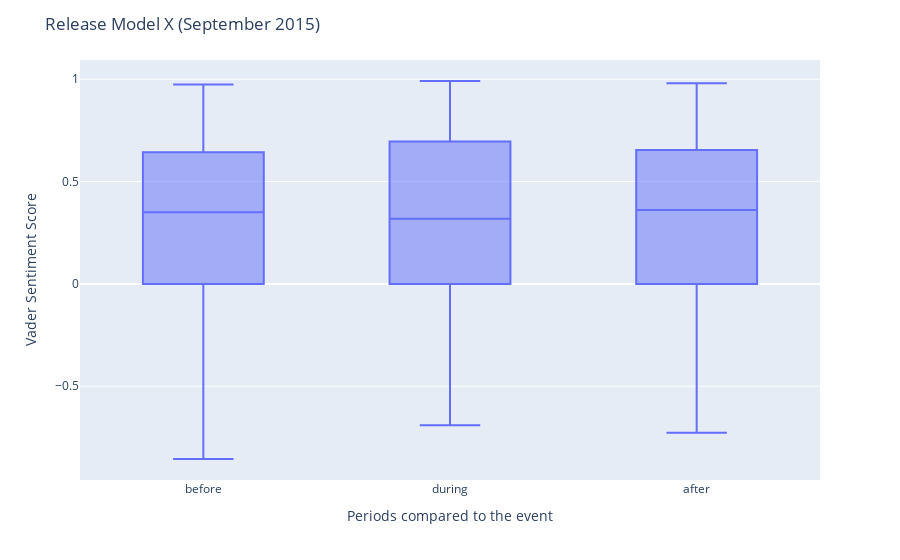

Source (notebook cell):
### Code cell
# Release Model X (September 2015)
sortie_tesla_1 = datetime.strptime(str('2015-09-15'), '%Y-%m-%d')
n_day = 20
num_day_event = 10
df  = find_review_event(sortie_tesla_1, df_tesla, n_day, num_day_event)

fig = px.box(df, x="type", y='Vader_Sentiment')
fig.update_traces(quartilemethod="exclusive")
fig.update_layout(title="Release Model X (September 2015)",
    yaxis_title='Vader Sentiment Score',xaxis_title='Periods compared to the event')
fig.show()

### Figure 1 — Plotly figure (JSON) as saved in the notebook; plotly's stock layout.template omitted (floating-point values rounded to 4 significant figures; data arrays with more than 128 entries replaced by an {"elided": "..."} marker saying what was removed)
{"data": [{"alignmentgroup": "True", "hovertemplate": "type=%{x}<br>Vader_Sentiment=%{y}<extra></extra>", "legendgroup": "", "marker": {"color": "#636efa"}, "name": "", "notched": false, "offsetgroup": "", "orientation": "v", "quartilemethod": "exclusive", "showlegend": false, "type": "box", "x": {"elided": "402 str values"}, "x0": " ", "xaxis": "x", "y": {"elided": "402 float values"}, "y0": " ", "yaxis": "y"}], "layout": {"boxmode": "group", "legend": {"tracegroupgap": 0}, "margin": {"t": 60}, "title": {"text": "Release Model X (September 2015)"}, "xaxis": {"anchor": "y", "domain": [0, 1], "title": {"text": "Periods compared to the event"}}, "yaxis": {"anchor": "x", "domain": [0, 1], "title": {"text": "Vader Sentiment Score"}}}}
